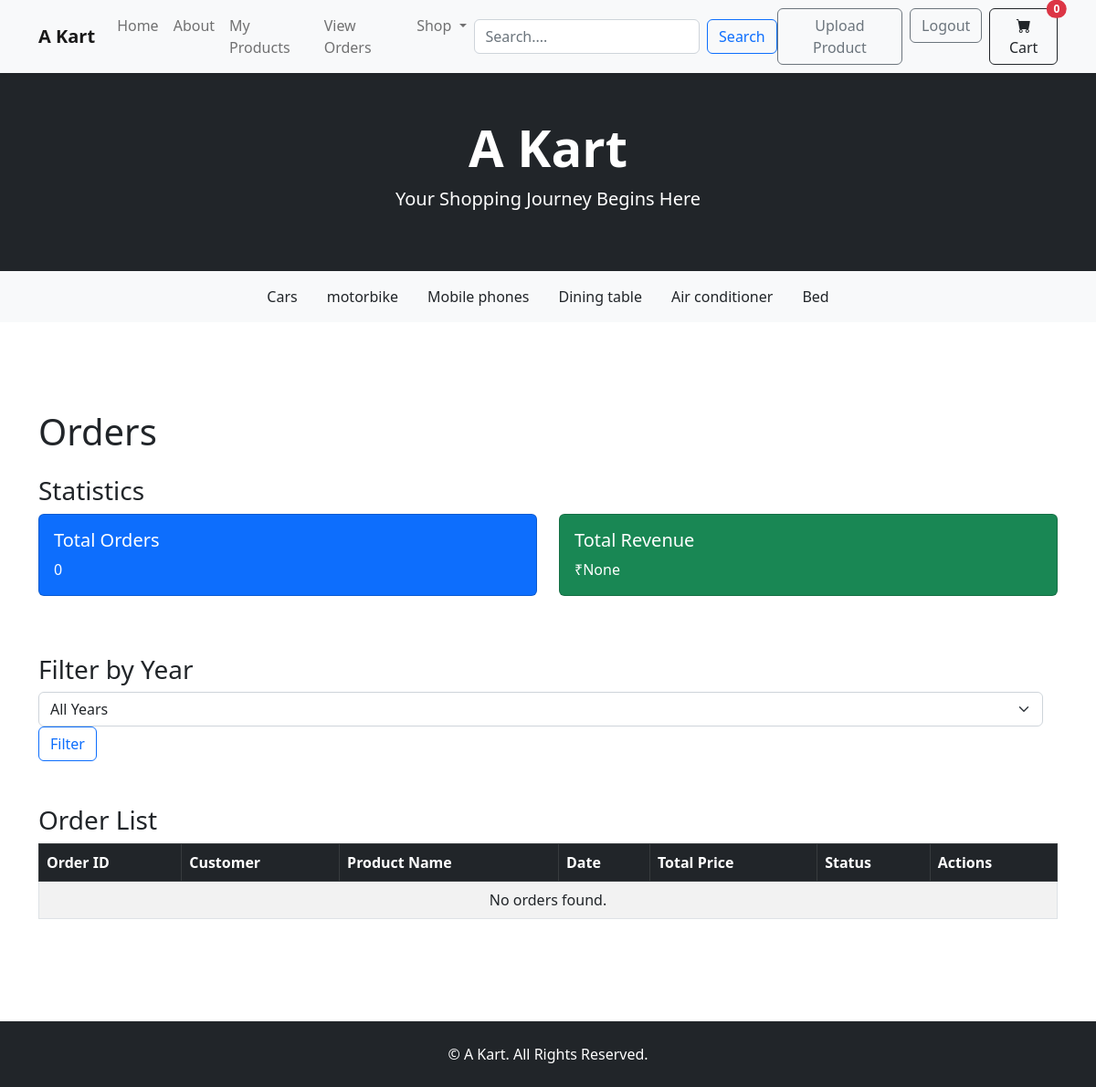
Page /orders/orders/ (signed in) on the earlier database version.
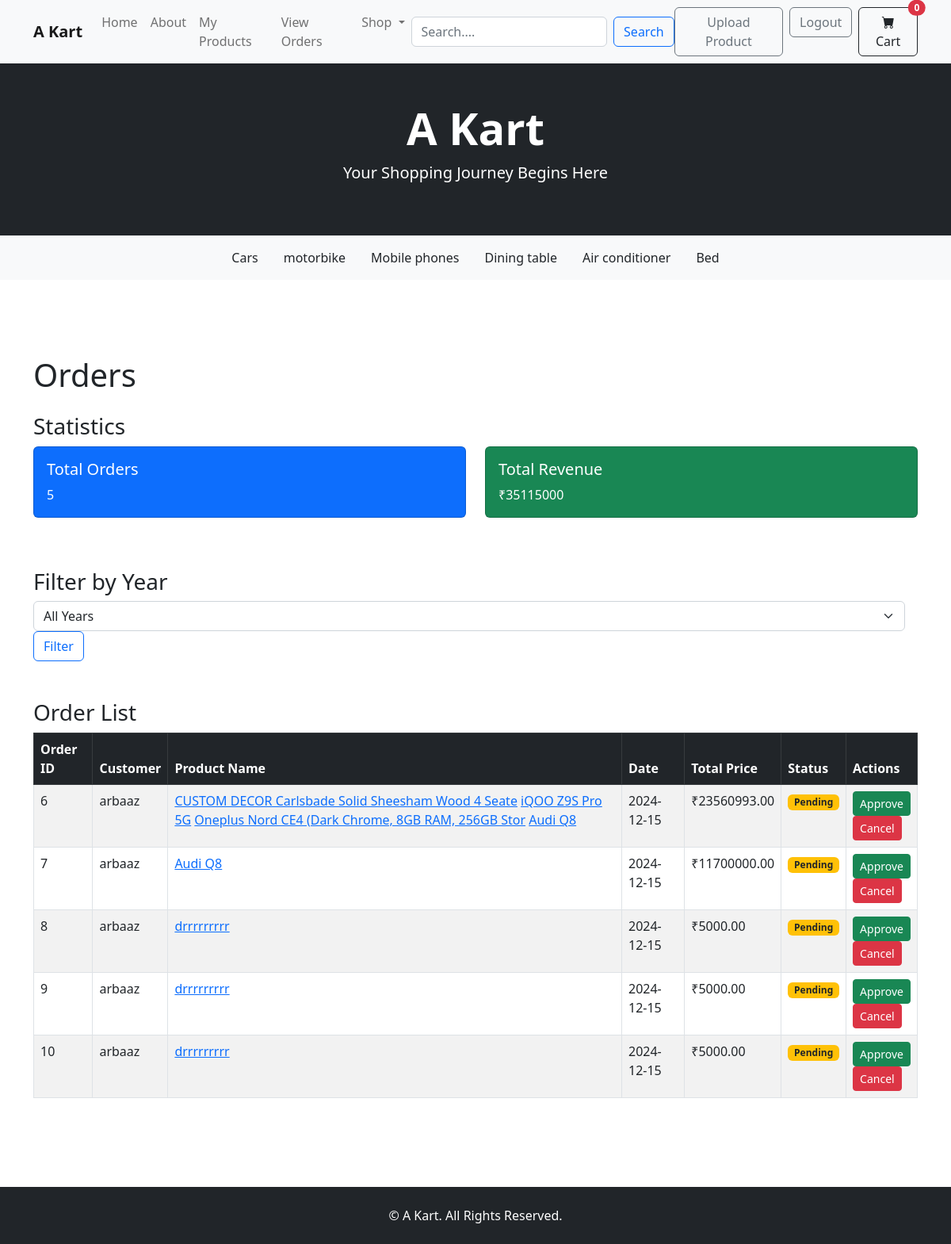
Same page on the later database version.
### store/models.py (models this page shows, shortened)
class SubCategory(models.Model):
    name = models.CharField(max_length=50)
    parent = models.ForeignKey(Category, on_delete=models.CASCADE, related_name='children', blank=True, null=True)
    class Meta:
        verbose_name_plural = 'Sub Categories'

class Product(models.Model):
    seller = models.ForeignKey(User, on_delete=models.CASCADE, null=True)
    name = models.CharField(max_length=50)
    image = models.ImageField(upload_to='upload/product', null=False)
    price = models.DecimalField(default=0, decimal_places=2, max_digits=20)
    sale_price = models.DecimalField(default=0, decimal_places=2, max_digits=20, null=True, blank=True)
    description = models.TextField(blank=True, null=True)
    category = models.ForeignKey(Category, on_delete=models.CASCADE)
    sub_category = models.ForeignKey(SubCategory, on_delete=models.CASCADE, null=True, blank=True)
    is_on_sale = models.BooleanField(default=False)

### orders/models.py (models this page shows, shortened)
class Order(models.Model):
    user = models.ForeignKey(User, on_delete=models.CASCADE)
    products = models.ManyToManyField(Product, through='OrderItem')  # Through table for quantity and price
    total_price = models.DecimalField(default=0, decimal_places=2, max_digits=20)
    order_date = models.DateTimeField(auto_now_add=True)
    quantity = models.PositiveIntegerField(default=1)
    status = models.CharField(
        max_length=20,
        choices=[
            ('Pending', 'Pending'),
            ('Approved', 'Approved'),
            ('Cancelled', 'Cancelled'),
            ('Completed', 'Completed')
        ],
        default='Pending'
    )
    seller_approval = models.BooleanField(null=True, blank=True)  # None = Pending, True = Approved, False = Cancelled

### orders/views.py (the view)
# urls.py: path('orders/', views.SellerOrderListView.as_view(), name='order_list'),
class SellerOrderListView(ListView):
    model = Order
    template_name = 'order_list.html'
    context_object_name = 'orders'
    def get_queryset(self):
        user = self.request.user
        return Order.objects.filter(
            items__product__seller=user  # Ensure 'items' refers to related OrderItems
        ).distinct()
    def get_context_data(self, **kwargs):
        context = super().get_context_data(**kwargs)
        user = self.request.user
        context['total_orders'] = self.get_queryset().count()
        context['orders_by_year'] = (
            self.get_queryset()
            .values('order_date__year')
            .annotate(total=Count('id'))
            .order_by('-order_date__year')
        )
        context['total_revenue'] = OrderItem.objects.filter(
            product__seller=user
        ).aggregate(
            total_revenue=Sum('total_price')
        )['total_revenue']
        return context

### store/context_processors.py (called while the page is built)
def categories_context_processor(request):
    return {
        'Categories': Category.objects.all()
    }

def sub_categories_context_processor(request):
    return{
        'sub_categories': SubCategory.objects.all()
    }

def cart_context(request):
    if request.user.is_authenticated:
        cart = Cart.objects.filter(user=request.user).count()
        return {'cart': cart}
    return {'cart': None}

### orders/templates/order_list.html (shortened to what the changed rows need)
{% extends 'base.html' %}
{% block content %}
<div class="container mt-5">
    <h1 class="mb-4">Orders</h1>
    <div class="mb-5">
        <div class="row">
            <div class="col-md-6">
                <div class="card text-white bg-primary mb-3">
                    <div class="card-body">
                        <h5 class="card-title">Total Orders</h5>
                        <p class="card-text">{{ total_orders }}</p>
                    </div>
                </div>
            </div>
            <div class="col-md-6">
                <div class="card text-white bg-success mb-3">
                    <div class="card-body">
                        <h5 class="card-title">Total Revenue</h5>
                        <p class="card-text">₹{{ total_revenue }}</p>
                    </div>
                </div>
            </div>
        </div>
    </div>
    <div class="mb-5">
        <div class="table-responsive">
            <table class="table table-bordered table-striped">
                <thead class="table-dark">
                    <tr>
                        <th>Order ID</th>
                        <th>Customer</th>
                        <th>Product Name</th>
                        <th>Date</th>
                        <th>Total Price</th>
                        <th>Status</th>
                        <th>Actions</th>
                    </tr>
                </thead>
                <tbody>
                    {% for order in orders %}
                        <tr>
                            <td>{{ order.id }}</td>
                            <td>{{ order.user.username }}</td>
                            <td>
                                {% for product in order.products.all %}
                                <a href="{% url 'product' product.id %}">{{ product.name }}</a>
                                {% endfor %}
                            </td>
                            <td>{{ order.order_date|date:"Y-m-d" }}</td>
                            <td>₹{{ order.total_price }}</td>
                            <td>
                                <span class="badge
                                    {% if order.status == 'Approved' %} bg-success
                                    {% elif order.status == 'Cancelled' %} bg-danger
                                    {% else %} bg-warning text-dark
                                    {% endif %}">
                                    {{ order.status }}
                                </span>
                            </td>
                            <td>
                                {% if order.seller_approval is None %}
                                    <form method="post" action="{% url 'approve_order' order.id %}">
                                        <button type="submit" class="btn btn-sm btn-success">Approve</button>
                                    </form>
                                    <form method="post" action="{% url 'cancel_order' order.id %}">
                                        <button type="submit" class="btn btn-sm btn-danger">Cancel</button>
                                    </form>
                                {% elif order.seller_approval %}
                                    <span class="badge bg-success">Approved</span>
                                {% else %}
                                    <span class="badge bg-danger">Cancelled</span>
                                {% endif %}
                            </td>
                        </tr>
                    {% empty %}
                        <tr>
                            <td colspan="7" class="text-center">No orders found.</td>
                        </tr>
                    {% endfor %}
                </tbody>
            </table>
        </div>
    </div>
</div>
{% endblock %}

### store/templates/base.html (shortened to what the changed rows need)
<!DOCTYPE html>
<html lang="en">
<head>
    {% load static %}
    <link href="https://cdn.jsdelivr.net/npm/bootstrap-icons@1.10.0/font/bootstrap-icons.css" rel="stylesheet" />
    <link href="https://cdn.jsdelivr.net/npm/bootstrap-icons/font/bootstrap-icons.css" rel="stylesheet">
    <link href="https://cdn.jsdelivr.net/npm/bootstrap@5.3.0/dist/css/bootstrap.min.css" rel="stylesheet" />
    <link rel="stylesheet" href="https://cdn.jsdelivr.net/npm/bootstrap-icons/font/bootstrap-icons.css">
    <link href="{% static 'css/styles.css' %}" rel="stylesheet" />
</head>
<body>
    <header class="bg-dark py-5 text-white text-center">
        <div class="container">
            <h1 class="display-4 fw-bolder">A Kart</h1>
        </div>
    </header>
    {% if sub_categories %}
        <div class="bg-light py-2">
            <div class="container">
                <nav class="nav nav-pills justify-content-center">
                    {% for sub in sub_categories %}
                        <a class="nav-link text-dark {% if request.resolver_match.kwargs.name == sub.name %}active{% endif %}" href="{% url 'subcategory' sub.name %}">
                            {{ sub.name }}
                        </a>
                    {% endfor %}
                </nav>
            </div>
        </div>
    {% endif %}
    <main class="py-5">
        {% block content %}
        {% endblock content %}
    </main>
</body>
</html>

Differences in the rows shown:
added Order: id "6", user.username "arbaaz", order_date "2024-12-15", total_price "23560993.00", status "Pending", shows "Approve"
now on this page (row edited): Product: name "CUSTOM DECOR Carlsbade Solid Sheesham Wood 4 Seate", shown under "6"
now on this page (row edited): Product: name "iQOO Z9S Pro 5G", shown under "6"
now on this page (row edited): Product: name "Oneplus Nord CE4 (Dark Chrome, 8GB RAM, 256GB Stor", shown under "6"
now on this page (row edited): Product: name "Audi Q8"
added Order: id "7", user.username "arbaaz", order_date "2024-12-15", total_price "11700000.00", status "Pending", shows "Approve"
added Order: id "8", user.username "arbaaz", order_date "2024-12-15", total_price "5000.00", status "Pending", shows "Approve"
added Product: name "drrrrrrrrr"
added Order: id "9", user.username "arbaaz", order_date "2024-12-15", total_price "5000.00", status "Pending", shows "Approve"
added Order: id "10", user.username "arbaaz", order_date "2024-12-15", total_price "5000.00", status "Pending", shows "Approve"
Other differences:
{{ total_orders }}: "0" → "5"
{{ total_revenue }}: "None" → "35115000"
text no longer shown: "No orders found."
